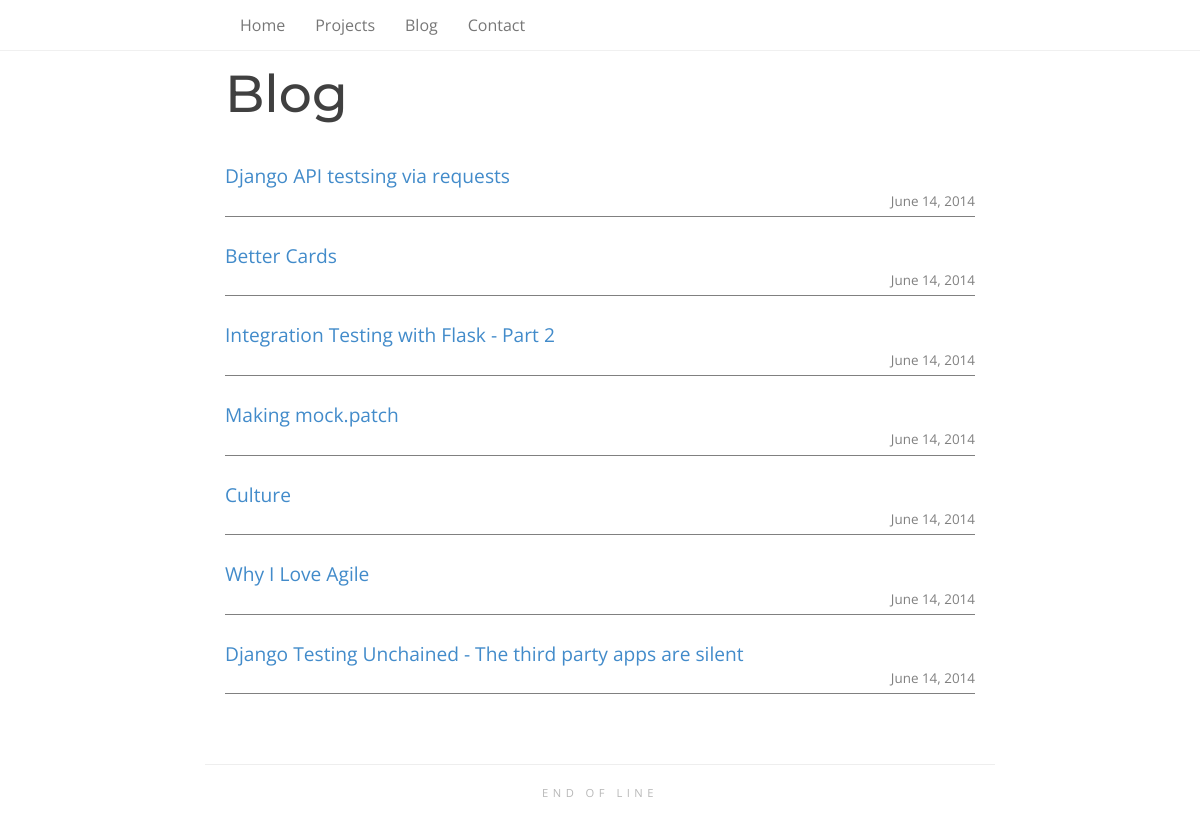
Screenshot of /blog/ with the database file from the repository.
### cms/models.py (models this page shows, shortened)
class Page(models.Model):
    author = models.ForeignKey(User)
    title = models.CharField(max_length=100)
    content = models.TextField()
    slug = models.SlugField(unique=True)
    active = models.BooleanField(default=False)
    created_at = models.DateTimeField(auto_now_add=True)
    template = models.CharField(max_length=200, blank=True, null=True)

class Post(models.Model):
    author = models.ForeignKey(User)
    title = models.CharField(max_length=100)
    content = models.TextField()
    slug = models.SlugField(unique=True)
    active = models.BooleanField(default=False)
    created_at = models.DateTimeField(auto_now_add=True)
    template = models.CharField(max_length=200, blank=True, null=True)

### cms/views.py (the view)
# urls.py: url("^([a-zA-z0-9-_]+)/$", "cms.views.page", name='page'),
def page(request, page_slug):
    c = update_page_data(page_slug, standard_context())
    page = Page.objects.get(slug=page_slug, active=True)
    c.update({
        'page': page ,
    })
    page_template = 'pages/single.html'
    if page.template != "":
        page_template = page.template
    return render(request, page_template , c)

### cms/helpers.py (called while the page is built)
def nav():
    return { 'pages': Page.objects.filter(active=True) }

def standard_context():
    nav_thing = nav()
    nav_thing['pages'] = filter(lambda page: page.slug != "index", nav_thing['pages'])
    return { 'nav': nav_thing, 'app_name' : settings.SITE_NAME }

### cms/page_data.py (called while the page is built)
def blog():
    return {"posts": Post.objects.filter(active=True) }

### cms/views.py (called while the page is built)
def get_page_data(name):
    name = name.replace('-','_')
    if hasattr(page_data, name):
        return getattr(page_data, name)()
    return None

def update_page_data(page_name, page_context):
    new_page_data = get_page_data(page_name)
    if new_page_data is not None:
        page_context.update(new_page_data)
    return page_context

### templates/pages/blog.html
{% extends 'layout.html' %}
{% block content %}
  <div class="row">
    <div class="col-md-8 col-md-offset-2">
      <h1> Blog </h1>
      <ul class='posts'>
      {% for post in posts %}
        <li>
          <div> <a href="{% url 'post'  post.slug %}">{{post.title}}</a> </div>
          <div class="created-at">
            {{post.created_at.date}}
          </div>
        </li>
      {% endfor %}
      </ul>
    </div>
  </div>
{% endblock %}

### templates/layout.html (shortened to what this page needs)
<!DOCTYPE html>
<html>
  <head>
    {% load staticfiles %}
    <link rel="stylesheet" type="text/css" href="{% static "vendor/bootstrap/css/bootstrap.min.css" %}" >
    <link rel="stylesheet" type="text/css" href="{% static "css/style.css" %}" >
  </head>
  <body>
    <nav class="navbar navbar-default navbar-fixed-top" role="navigation">
    <div class="container">
      <div class="row">
        <div class="col-md-8 col-md-offset-2">
          <div class="collapse navbar-collapse" id="menu-collapse">
            <ul class="nav navbar-nav">
              <li> <a href="{% url 'index' %}"> Home </a> </li>
              {% for page in nav.pages %}
              <li>
              <a href="{% url 'page' page.slug %}"> {{page.title}} </a>
              </li>
              {% endfor %}
              <li> <a href="{%url 'contact' %}"> Contact </a>
            </ul>
          </div>
        </div>
      </div>
    </div>
    </nav>
    <div class="container">
      {% block content %}
      {% endblock %}
    </div>
      <div class="row footer">
        <div class="col-md-8 col col-md-offset-2">
          <hr/>
          <p> end of line</p>
        </div>
      </div>
  </body>
</html>

### static/css/style.css (style rules this page uses)
body { margin-top: 65px; font-family: "Open Sans"; font-size: 16px; color: #404040; }
h1, h2, h3, h4, h5 { font-family: Montserrat; }
h1 { font-size: 52px; margin: 0px 0px 15px 0px; }
p { margin: 0px 0px 25px 0px; text-transform: inherit; font-size: 16px; }
.posts .created-at { font-size:.7em; text-align: right; color: gray; padding: 2px 0px 5px 0px; }
.posts { margin: 0px; padding: 0px; list-style-type: none; font-size: 1.2em; }
.posts li { padding-top: 25px; border-bottom: 1px solid gray }
.footer { margin-top: 50px; color: #B8B8B8; text-align: center; }
.footer p { text-transform: uppercase; font-size: .7em; letter-spacing: .4em; }
.navbar-default { background-color:white; background-color: rgba(255,255,255,0.9); border-bottom: 1px solid #F0F0F0 ; }

### rows the page displays
Page: title "Projects"
Page: title "Blog"
Post: title "Django API testsing via requests", created_at "June 14, 2014"
Post: title "Better Cards", created_at "June 14, 2014"
Post: title "Integration Testing with Flask - Part 2", created_at "June 14, 2014"
Post: title "Making mock.patch", created_at "June 14, 2014"
Post: title "Culture", created_at "June 14, 2014"
Post: title "Why I Love Agile", created_at "June 14, 2014"
Post: title "Django Testing Unchained - The third party apps are silent", created_at "June 14, 2014"
